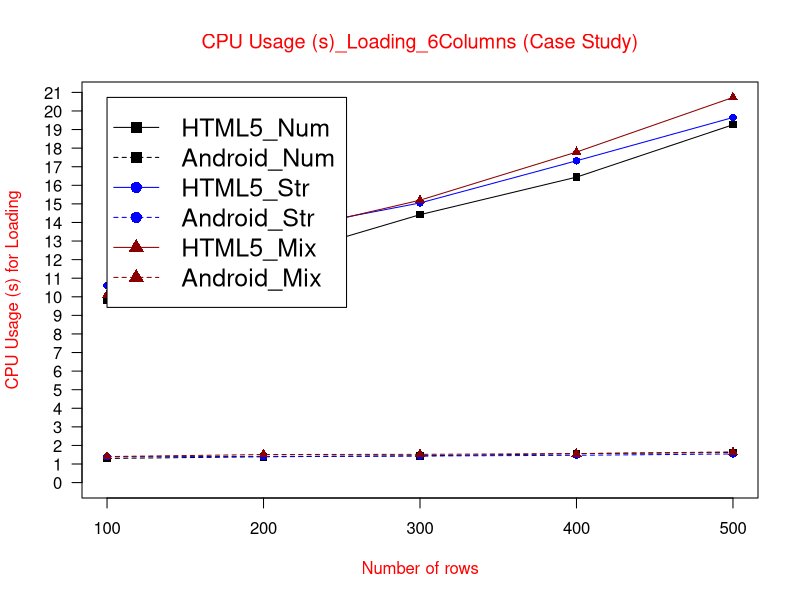

R code for this plot:
data <- read.table("(CS)CU(s)loading6col.txt", header = TRUE)

max_y <- max(data)
plot_colors <- c("black", "blue", "red4")
png(filename="(CS)CU(s)loading6col.png", height = 1000, width = 1450, bg = "white")
plot(data$HTML5_Num, type = "o", col = plot_colors[1], pch=15,  ylim=c(0,max_y), axes=FALSE, ann=FALSE)
axis(1, at=1:5, lab=c("100", "200", "300", "400", "500"))
axis(2, las=1, at=1*0:(max_y+1), cex.axis = 1)

box()
lines(data$Android_Num, type="o", pch=15, lty=2, col=plot_colors[1])
lines(data$HTML5_Str, type="o", pch=16, lty=1,  col=plot_colors[2])
lines(data$Android_Str, type="o", pch=16, lty=2,  col=plot_colors[2])   
lines(data$HTML5_Mix, type="o", pch=17, lty=1, col=plot_colors[3])
lines(data$Android_Mix, type="o", pch=17, lty=2,   col=plot_colors[3])

title(main="CPU Usage (s)_Loading_6Columns (Case Study)", col.main="red", font.main=6)
title(xlab= "Number of rows", col.lab="red")
title(ylab= "CPU Usage (s) for Loading", col.lab="red")
legend(1, max_y, names(data), cex=1.5, col=c("black", "black","blue", "blue","red4","red4"), pch=c(15,15,16,16,17,17), lty=c(1,2,1,2,1,2));

dev.off()
